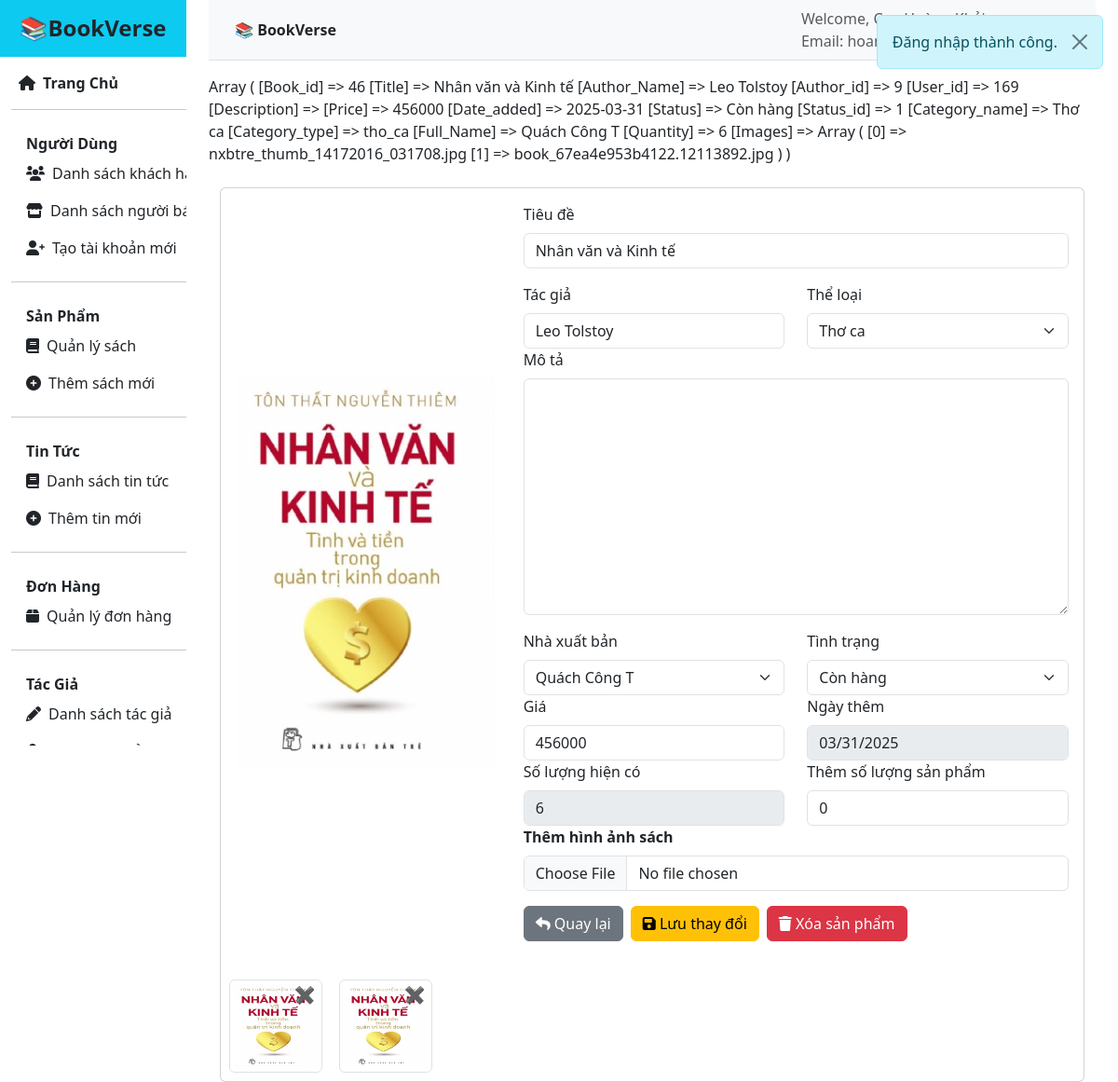
The app's page /admin/product_detail/46 (signed in) with its own data.
### tables this page shows
CREATE TABLE `book` (
  `Book_id` int(11) NOT NULL AUTO_INCREMENT,
  `User_id` int(11) NOT NULL,
  `Author_id` int(11) DEFAULT NULL,
  `Category_id` int(11) DEFAULT NULL,
  `quantity` int(10) NOT NULL,
  `Date_added` date DEFAULT NULL,
  `Status_id` int(11) DEFAULT 1,
  PRIMARY KEY (`Book_id`),
  KEY `Author_id` (`Author_id`),
  KEY `Category_id` (`Category_id`),
  KEY `Status_id` (`Status_id`),
  CONSTRAINT `book_ibfk_1` FOREIGN KEY (`Author_id`) REFERENCES `author` (`Author_id`),
  CONSTRAINT `book_ibfk_2` FOREIGN KEY (`Category_id`) REFERENCES `category` (`Category_id`),
  CONSTRAINT `book_ibfk_3` FOREIGN KEY (`Status_id`) REFERENCES `bookstatus` (`Status_id`)
);

CREATE TABLE `category` (
  `Category_id` int(11) NOT NULL AUTO_INCREMENT,
  `Category_name` varchar(255) DEFAULT NULL,
  `Category_type` varchar(255) NOT NULL,
  PRIMARY KEY (`Category_id`)
);

CREATE TABLE `bookdetail` (
  `id` int(11) NOT NULL AUTO_INCREMENT,
  `Title` text NOT NULL,
  `Description` text DEFAULT NULL,
  `Price` int(11) NOT NULL,
  PRIMARY KEY (`id`),
  CONSTRAINT `bookdetail_ibfk_1` FOREIGN KEY (`id`) REFERENCES `book` (`Book_id`)
);

CREATE TABLE `author` (
  `Author_id` int(11) NOT NULL AUTO_INCREMENT,
  `Name` varchar(255) DEFAULT NULL,
  `Biography` text DEFAULT NULL,
  `Date_of_Birth` date DEFAULT NULL,
  `Nationality` int(1) DEFAULT NULL,
  `Img_Author` varchar(255) DEFAULT NULL,
  `Author_Status` int(1) NOT NULL DEFAULT 1,
  PRIMARY KEY (`Author_id`),
  KEY `fk_author_nationality` (`Nationality`),
  CONSTRAINT `fk_author_nationality` FOREIGN KEY (`Nationality`) REFERENCES `countries` (`id`) ON DELETE SET NULL ON UPDATE CASCADE
);

### src/views/pages/admin/product/product_detail.php (the view, shortened to what the rows shown need)
<?php
$book = $data["Book"];
print_r($book);
?>
<div class="container mt-4">
    <div class="card">
        <div class="row g-0">
            <div class="col-md-4 text-center d-flex align-items-center justify-content-center p-3">
                <?php
                if (!empty($book["Images"])) {
                    $firstImage = $book["Images"][0];
                    ?>
                    <img id="mainImage" src="<?php echo $this->image_books($book["Category_type"], $firstImage); ?>"
                        class="img-fluid rounded" alt="<?= $book['Title'] ?>"
                        style="width: 100%; max-width: 450px; height: 450px; object-fit: contain;">
                <?php } else { ?>
                    <p>Không có hình ảnh cho sách này.</p>
                <?php } ?>
            </div>
            <div class="col-md-8">
                <div class="card-body">
                    <form action="" method="POST" enctype="multipart/form-data">
                        <div class="mb-3">
                            <label for="title" class="form-label">Tiêu đề</label>
                            <input type="text" class="form-control" id="title" name="title"
                                value="<?= $book['Title'] ?>" required>
                        </div>
                        <div class="row">
                            <div class="col-md-6">
                                <label for="author" class="form-label">Tác giả</label>
                                <select class="form-control" id="author" name="author" required>
                                    <?php foreach ($data["Authors"] as $author): ?>
                                        <option value="<?= $author['Author_id'] ?>"
                                            <?= $author['Author_id'] == $book['Author_id'] ? 'selected' : '' ?>>
                                            <?= $author['Name'] ?>
                                        </option>
                                    <?php endforeach; ?>
                                </select>
                            </div>
                            <div class="col-md-6">
                                <label for="category" class="form-label">Thể loại</label>
                                <select class="form-select" id="category" name="category" required>
                                    <?php
                                    foreach ($data["Categories"] as $category) {
                                        $selected = ($book['Category_name'] == $category['Category_name']) ? 'selected' : '';
                                        echo "<option value='{$category['Category_id']}' $selected>{$category['Category_name']}</option>";
                                    }
                                    ?>
                                </select>
                            </div>
                        </div>
                        <div class="mb-3">
                            <label for="description" class="form-label">Mô tả</label>
                            <textarea class="form-control" id="description" name="description"
                                rows="10"><?= htmlspecialchars($book['Description']) ?></textarea>
                        </div>
                        <div class="row">
                            <div class="col-md-6">
                                <label for="publisher" class="form-label">Nhà xuất bản</label>
                                <select class="form-select" id="publisher" name="publisher" required>
                                    <?php
                                    foreach ($data["Publishers"] as $publisher) {
                                        $selected = ($book['User_id'] == $publisher['User_id']) ? 'selected' : '';
                                        echo "<option value='{$publisher['User_id']}' $selected>{$publisher['Full_Name']}</option>";
                                    }
                                    ?>
                                </select>
                            </div>
                            <div class="col-md-6">
                                <label for="status" class="form-label">Tình trạng</label>
                                <select class="form-select" id="status" name="status">
                                    <?php
                                    foreach ($data["BookStatus"] as $status) {
                                        $selected = ($book['Status_id'] == $status['Status_id']) ? 'selected' : '';
                                        echo "<option value='{$status['Status_id']}' $selected>{$status['Status_name']}</option>";
                                    }
                                    ?>
                                </select>
                            </div>
                        </div>
                        <div class="row">
                            <div class="col-md-6">
                                <label for="price" class="form-label">Giá</label>
                                <input type="number" class="form-control" id="price" name="price" min="0"
                                    value="<?= $book['Price'] ?>" required>
                            </div>
                            <div class="col-md-6">
                                <label for="date_added" class="form-label">Ngày thêm</label>
                                <input type="date" class="form-control" id="date_added" name="date_added"
                                    value="<?= $book['Date_added'] ?>" disabled>
                            </div>
                            <div class="col-md-6">
                                <label for="quantity" class="form-label">Số lượng hiện có</label>
                                <input type="number" class="form-control" id="quantity" name="quantity"
                                    value="<?= $book['Quantity'] ?>" disabled>
                            </div>
                            <div class="col-md-6">
                                <label for="add_quantity" class="form-label">Thêm số lượng sản phẩm</label>
                                <input type="number" class="form-control" id="add_quantity" name="add_quantity" min="0"
                                    value="0">
                            </div>
                        </div>
                        <div class="mb-3">
                            <label class="form-label"><strong> Thêm hình ảnh sách</strong></label>
                            <input type="file" class="form-control" name="book_image" id="book_image" accept="image/*">
                        </div>
                        <div class="d-flex mt-3">
                            <a href="<?= APP_PATH ?>/admin/products_list" class="btn btn-secondary me-2">
                                <i class="fa fa-reply" aria-hidden="true"></i> Quay lại
                            </a>
                            <button type="submit" class="btn btn-warning me-2" name="editBook">
                                <i class="fa fa-save"></i> Lưu thay đổi
                            </button>
                            <button type="submit" class="btn btn-danger me-2" name="deleteBook">
                                <i class="fa fa-trash"></i> Xóa sản phẩm
                            </button>
                        </div>
                    </form>
                </div>
            </div>
        </div>
        <div class="d-flex flex-wrap mt-3">
            <?php
            if (count($book["Images"]) > 4) {
                ?>
                <div id="imageCarousel" class="carousel slide" data-bs-ride="carousel">
                    <div class="carousel-inner">
                        <?php
                        $first = true;
                        foreach ($book["Images"] as $index => $image) {
                            $isActive = $first ? 'active' : '';
                            $first = false;
                            ?>
                            <div class="carousel-item <?= $isActive ?>">
                                <img src="<?php echo $this->image_books($book["Category_type"], $image); ?>"
                                    class="d-block w-100 img-thumbnail" alt="<?= $book['Title'] ?>"
                                    style="height: 120px; object-fit: cover;">
                            </div>
                        <?php } ?>
                    </div>
                </div>
            <?php } else {
                foreach ($book["Images"] as $image) { ?>
                    <div class="p-1">
                        <div class="image-container" style="position: relative; display: inline-block; margin: 5px;">
                            <img src="<?php echo $this->image_books($book["Category_type"], $image); ?>" class="img-thumbnail"
                                alt="<?= $book['Title'] ?>" style="width: 100px; height: 100px; cursor: pointer;"
                                onclick="changeImage('<?php echo $this->image_books($book['Category_type'], $image); ?>')">
                            <form method="POST" action="" style="position: absolute; top: 2px; right: 2px;">
                                <button type="submit" class="delete-image" name="deleteImage"
                                    style="border: none; background: transparent; font-size: 18px; font-weight: bold; color: black; cursor: pointer;">
                                    ✖
                                </button>
                            </form>
                        </div>
                    </div>
                <?php }
            } ?>
        </div>
    </div>
</div>

### records on screen
book: Category.Category_type (picture), title "Nhân văn và Kinh tế", author "Leo Tolstoy", price "456000", date_added "03/31/2025", quantity "6"

### other values on screen
ltrim(APP_PATH, '/') "BookVerse"
$group['label_parent'] "Người Dùng"
$item['label'] "Danh sách khách…"
$item['label'] "Danh sách người…"
$item['label'] "Tạo tài khoản mới"
$group['label_parent'] "Sản Phẩm"
$item['label'] "Quản lý sách"
$item['label'] "Thêm sách mới"
$group['label_parent'] "Tin Tức"
$item['label'] "Danh sách tin tức"
$item['label'] "Thêm tin mới"
$group['label_parent'] "Đơn Hàng"
$item['label'] "Quản lý đơn hàng"
$group['label_parent'] "Tác Giả"
$item['label'] "Danh sách tác giả"
